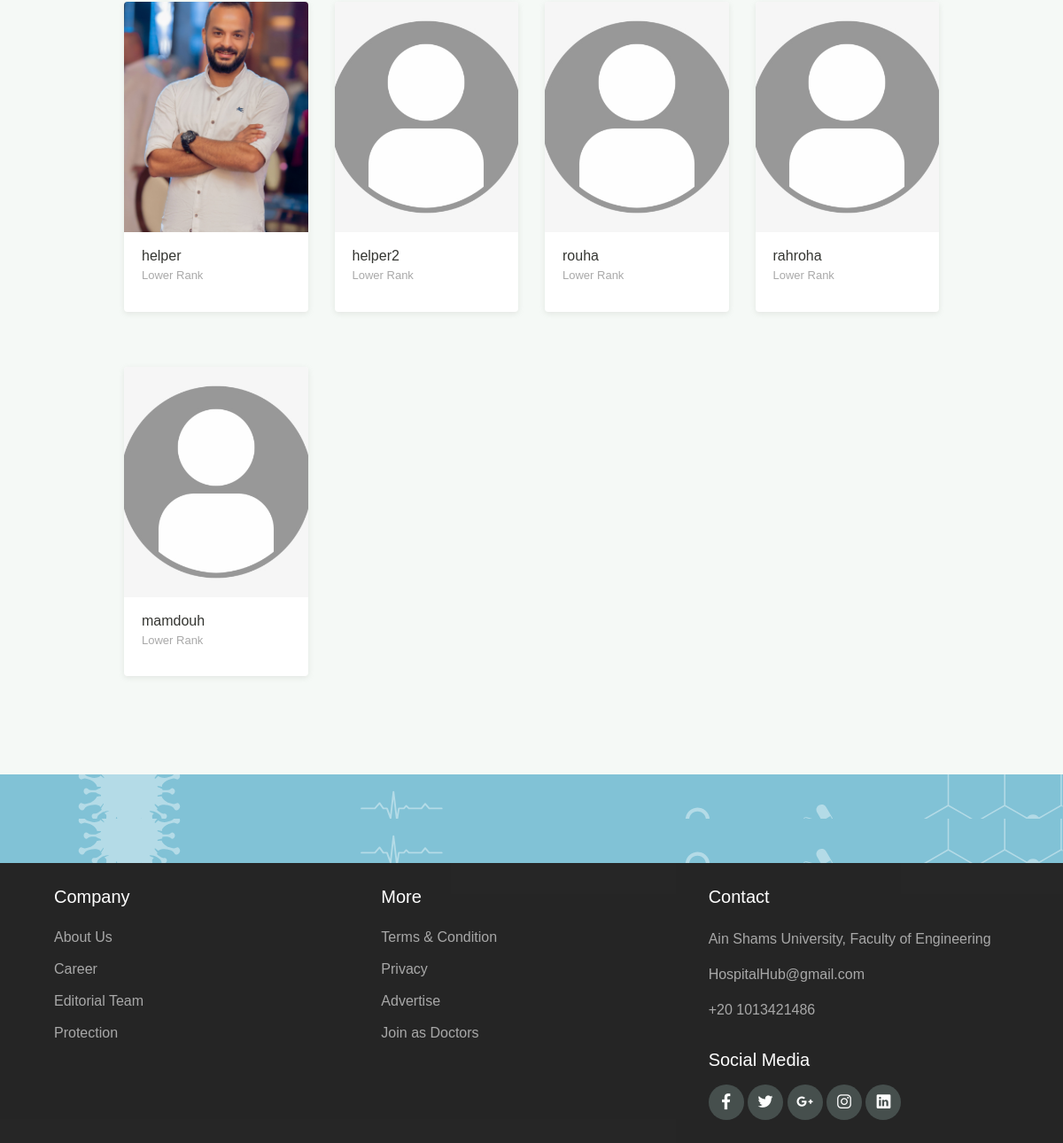
The page /hospital_hub/admin/admins (signed in, lower part) on the database as committed earlier.
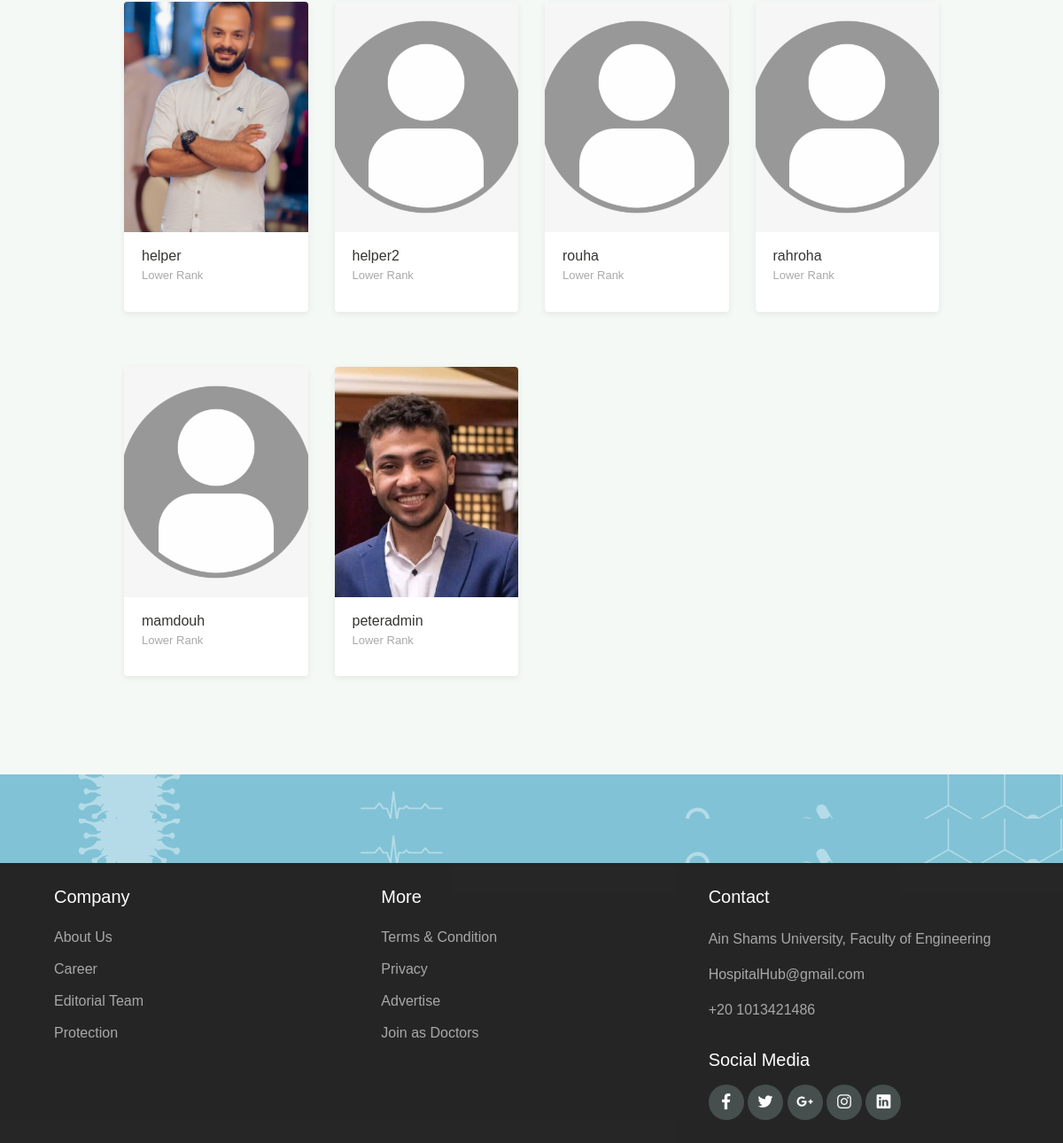
The same page on the database as committed later.
### hospital_hub/models.py (models this page shows, shortened)
class Admin(models.Model):
    my_account = models.ForeignKey(
        User, on_delete=models.CASCADE, related_name="my_admin")
    hospital = models.ForeignKey(
        Hospital, on_delete=models.CASCADE, related_name="my_admins", blank=True, null=True)

class User(AbstractBaseUser):
    username = models.CharField(max_length=255, unique=True)
    email = models.EmailField(
        verbose_name='email address', max_length=255, unique=True)
    full_name = models.CharField(max_length=255, blank=True, null=True)
    phone_number = models.IntegerField()
    city = models.ForeignKey(City, on_delete=models.PROTECT, null=True)
    owner = models.BooleanField(default=False)  # can login
    admin = models.BooleanField(default=False)  # staff user non superuser
    doctor = models.BooleanField(default=False)  # superuser
    patient = models.BooleanField(default=False)  # superuser
    staff = models.BooleanField(default=False)  # necessary
    created_at = models.DateTimeField(null=True)
    image = models.ImageField(
        default="media/no_profile_img.png", upload_to="media/")
    USERNAME_FIELD = 'username'  # username
    EMAIL_FIELD = 'email'  # Email
    REQUIRED_FIELDS = ['email', 'full_name', 'phone_number']
    objects = UserManager()

### hospital_hub/views.py (the view, shortened to what this page needs)
# urls.py: path('admin/admins',views.Admin.ViewAdmins,name='admin_view_admins'),
    def ViewAdmins(request):
        hospital = request.user.my_admin.first().hospital
        admins = AdminModel.objects.filter(hospital=hospital)
        lower_admins = AdminModel.objects.filter(
            hospital=hospital, id__gt=request.user.my_admin.first().id)
        higher_admins = AdminModel.objects.filter(
            hospital=hospital, id__lt=request.user.my_admin.first().id)
        return render(request, "hospital_hub/Admin/view_admins.html", {
            "hospital_name": hospital.name,
            "lower_admins": lower_admins,
            "higher_admins": higher_admins,
        })

### hospital_hub/templates/hospital_hub/Admin/view_admins.html (shortened to what this page needs)
{%extends 'hospital_hub/Admin/admin_layout.html'%}
{%load static%}
{%block body%}
<div class="page-section bg-light">
    <div class="container">
        <div class="row justify-content-center">
            <div class="col-lg-10">
                <div class="row">
                    {% for admin in lower_admins %}
                        <div class="col-md-6 col-lg-3 py-3 wow zoomIn">
                            <div class="card-doctor">
                                <div class="header">
                                    {% if admin.my_account.image %}
                                    <img src="{{admin.my_account.image.url}}" alt="" height="260" style="object-fit: cover;">
                                    {% else %}
                                    <img src="{%static 'hospital_hub/assets/img/no_profile_img.png' %}" alt="" height="260" style="object-fit: cover;">
                                    {% endif %}
                                </div>
                                <div class="body">
                                    <p class="text-x2 mb-0" style="text-align:left;">
                                        {{admin.my_account.username}}
                                    </p>
                                    <p  style="text-align:left; color:darkgray; font-size:small">
                                        Lower Rank
                                    </p>
                                </div>
                            </div>
                        </div>
                        {%endfor%}
                </div>
            </div>
        </div>
    </div>
</div>
<div class="page-section banner-home bg-image" style="background-image: url(../assets/img/banner-pattern.svg)">
    <div class="container py-5 py-lg-0">
        <div class="row align-items-center">
            <div class="col-lg-12 wow zoomIn">
            </div>
        </div>
    </div>
</div>
{%endblock%}

Rows that differ between the two databases and show on the page:
added Admin: my_account.image (picture), my_account.username "peteradmin"
